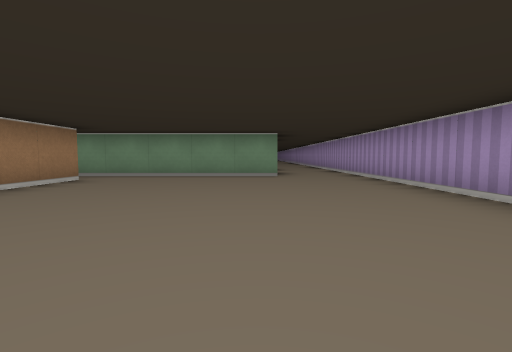
[1] (above)

20 first-person views from a walk through a cub3D ray-caster map. The camera is about half as high as the walls, tilts 4° down and sees 85° across. The floor is counted in squares. Each view is taken from the middle of a square. On the plan, view 1 faces up. The plan holds only what a view shows up to about 9 squares ahead; the rest is blank.

[2]
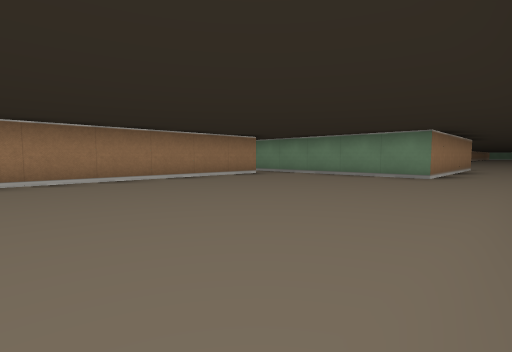

[3]
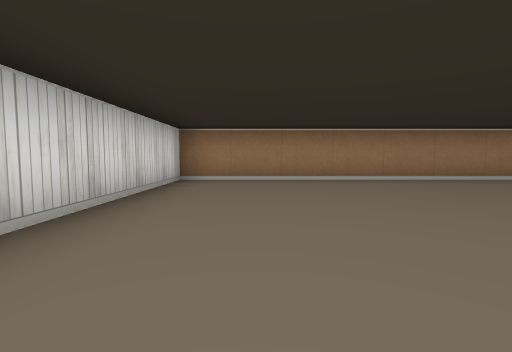

[4]
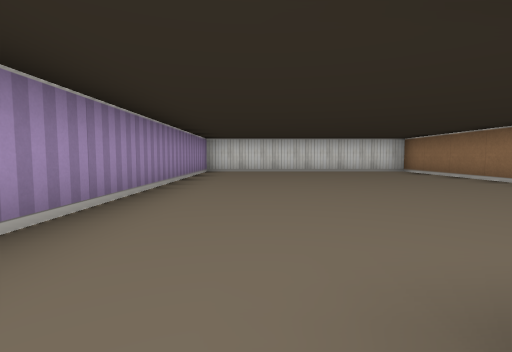

[5]
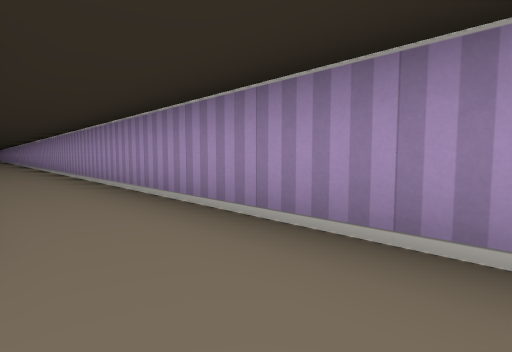

[6]
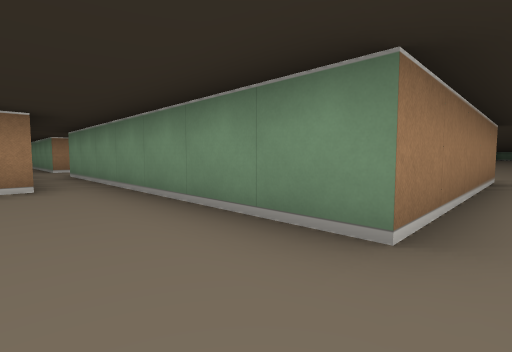

[7]
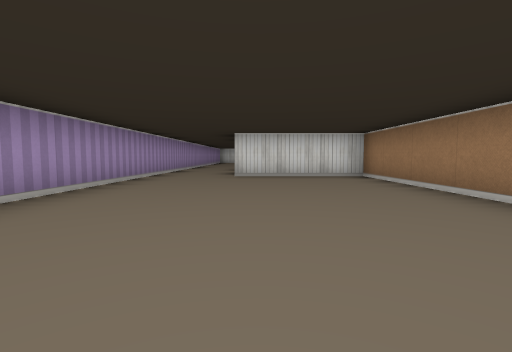

[8]
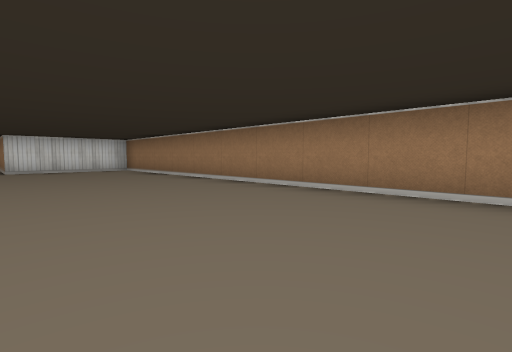

[9]
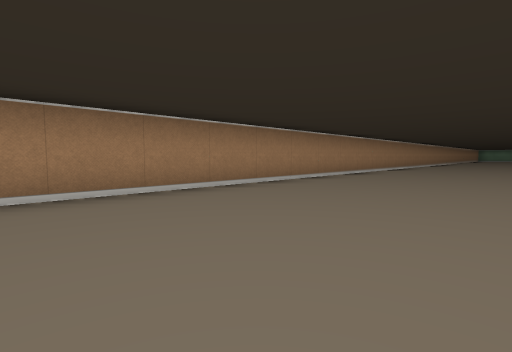

[10]
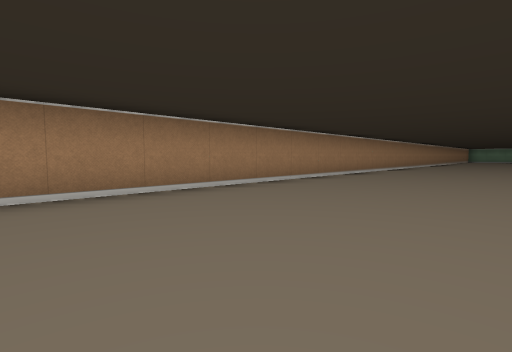

[11]
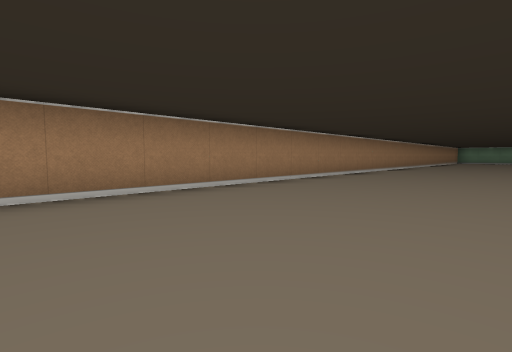

[12]
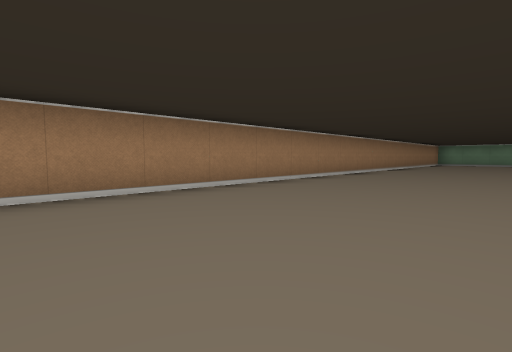

[13]
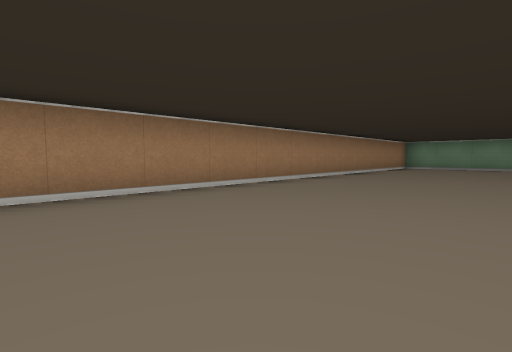

[14]
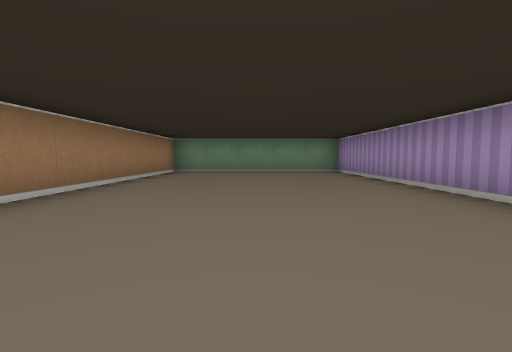

[15]
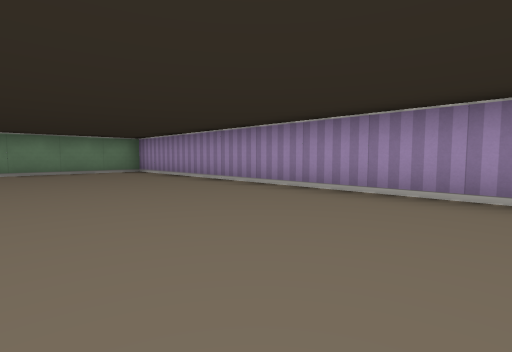

[16]
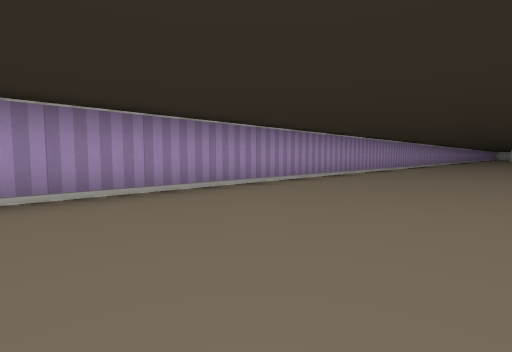

[17]
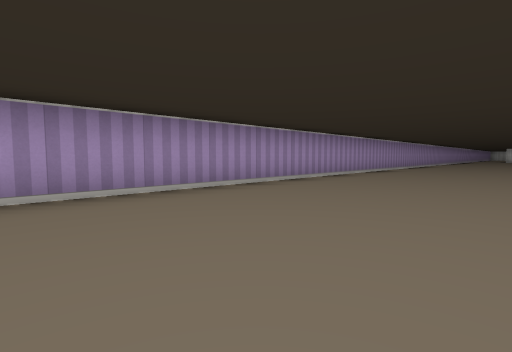

[18]
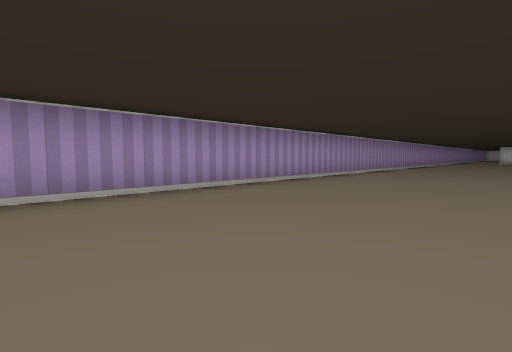

[19]
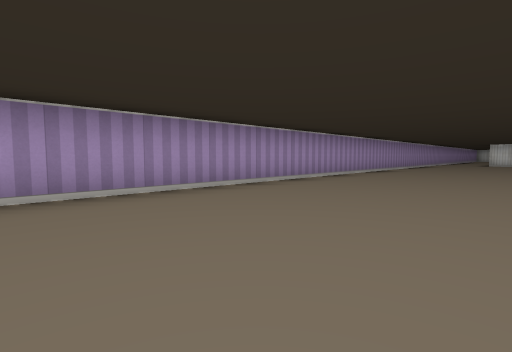

[20]
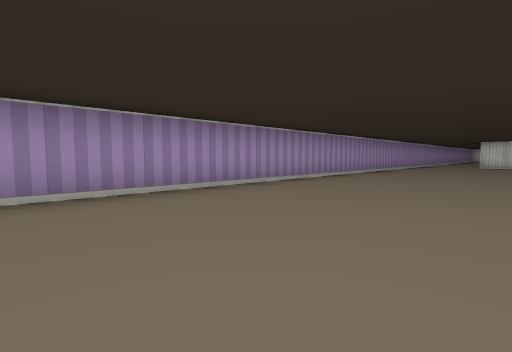

### Floor plan
Points are (right, up) in squares from view 1. A wall is a line through its corners. A room is listed if a view was taken in it or the views show most of it. See-through windows are left out.
Room 1 (views 1, 2, 3, 4, 5, 6)
walls: (-3.5, 5.6) (-3.5, -1.5) (2.5, -1.5) (2.5, 11.5); (0.5, 11.5) (0.5, 6.5) (-3.5, 6.5)
ways out: opening at (1.5, 11) to room 2; opening at (-4, 6)
Room 2 (views 7, 8, 9, 10, 11, 12, 13, 14, 15, 16, 17, 18, 19, 20)
walls: (2.5, 11.5) (2.5, 49.5) (-2.5, 49.5) (-2.5, 11.5) (0.5, 11.5)
ways out: opening at (1.5, 11) to room 1

Positions as (right, up) in squares from view 1, and headings:
1: (0, 0), facing up
2: (2, 0), facing up-left
3: (2, 0), facing left
4: (1, 7), facing down
5: (1, 5), facing up-right
6: (1, 5), facing up-left
7: (0, 18), facing down
8: (1, 21), facing down-left
9: (1, 19), facing up-left
10: (1, 24), facing up-left
11: (1, 28), facing up-left
12: (1, 33), facing up-left
13: (1, 38), facing up-left
14: (0, 41), facing up
15: (-1, 41), facing up-right
16: (-1, 43), facing down-right
17: (-1, 38), facing down-right
18: (-1, 33), facing down-right
19: (-1, 28), facing down-right
20: (-1, 25), facing down-right
